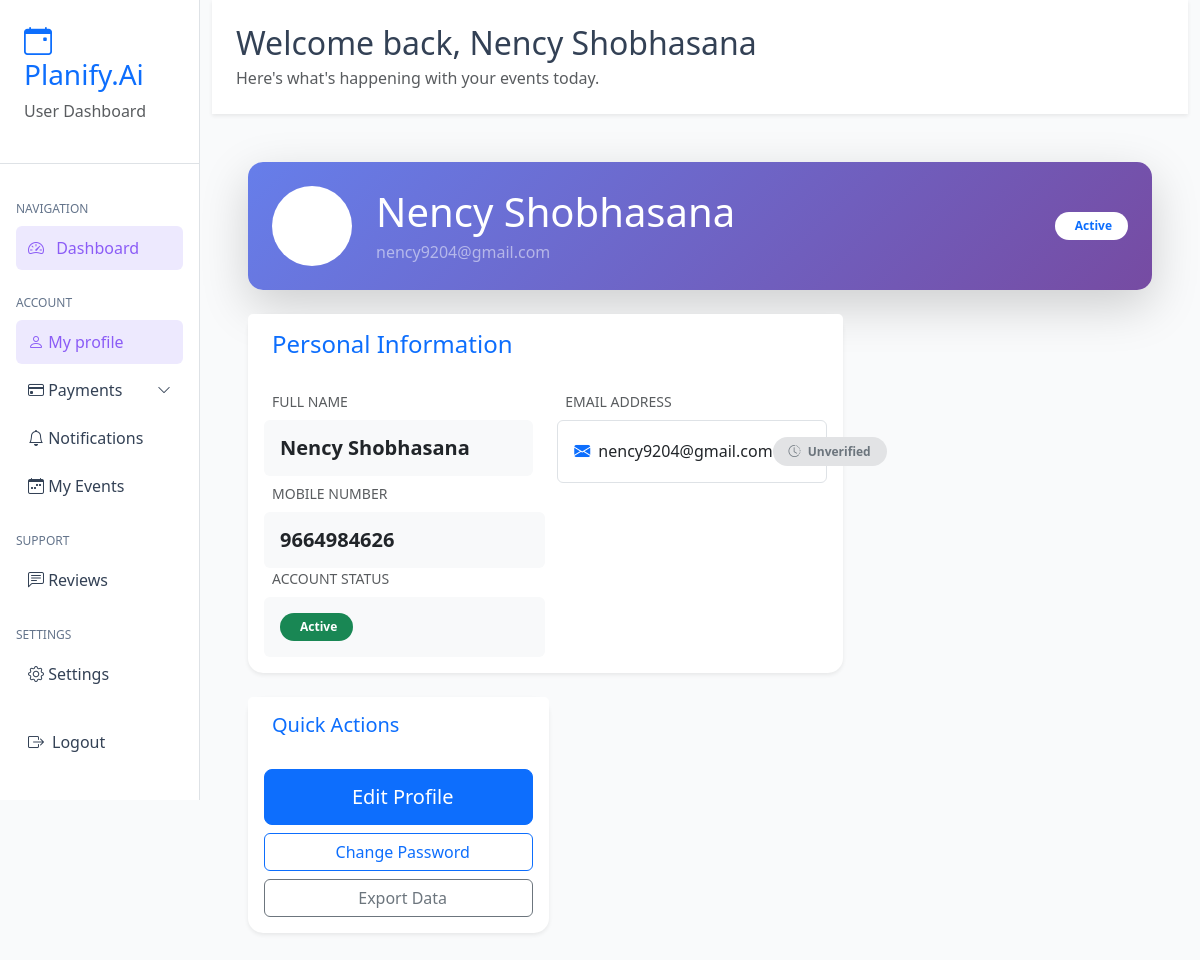
The page /user/details/ (signed in) on the database its author committed.
### account/models.py (models this page shows, shortened)
class User(models.Model):
    fullname = models.CharField(max_length=255)
    email = models.EmailField(unique=True)
    mobile = models.CharField(max_length=15, unique=True, null=True, blank=True)
    password = models.CharField(max_length=255, blank=True, null=True)
    is_active = models.BooleanField(default=False)   # ✅ added
    email_verified = models.BooleanField(default=False)
    role = models.ForeignKey(Role, on_delete=models.CASCADE)
    created_at = models.DateTimeField(auto_now_add=True)
    updated_at = models.DateTimeField(auto_now=True)

### user/views.py (the view)
# urls.py: path('details/', views.user_details, name='user_details'),
def user_details(request):
    user_id = request.session.get('user_id')
    if not user_id:
        return redirect('/login/')
    try:
        user = User.objects.get(id=user_id)
    except User.DoesNotExist:
        request.session.flush()
        return redirect('/login/')
    return render(request, 'user/user_details.html', {'user': user})

### event/context_processors.py (called while the page is built)
def global_app_info(request):
    return {
        'APP_NAME': 'Planify.Ai',
        'APP_LOGO_TEXT': 'PA',                 # Text logo (initials)
        'APP_LOGO_IMAGE': '/static/images/LOGO.png',   # Image logo (inside static/)
    }

### template/user/user_details.html (shortened to what this page needs)
{% extends 'user/base.html' %}
{% block content %}
<div class="container mt-4">
    <div class="row mb-4">
        <div class="col-12">
            <div class="card bg-gradient-primary border-0 shadow-lg overflow-hidden">
                <div class="card-body p-4">
                    <div class="d-flex align-items-center">
                        <div class="flex-shrink-0">
                            <div class="avatar-circle-lg bg-white text-primary d-flex align-items-center justify-content-center">
                            </div>
                        </div>
                        <div class="flex-grow-1 ms-4">
                            <h1 class="text-white mb-1">{{ user.fullname }}</h1>
                            <p class="text-white-50 mb-0">{{ user.email }}</p>
                        </div>
                        <div class="flex-shrink-0">
                            <span class="badge bg-white text-primary px-3 py-2 rounded-pill">
                                {% if user.is_active %}Active{% else %}Inactive{% endif %}
                            </span>
                        </div>
                    </div>
                </div>
            </div>
        </div>
    </div>
    <div class="row">
        <div class="col-lg-8">
            <div class="card shadow-sm border-0 mb-4">
                <div class="card-header bg-white border-0 py-3">
                    <h4 class="mb-0 text-primary">
                        Personal Information
                    </h4>
                </div>
                <div class="card-body">
                    <div class="row g-4">
                        <div class="col-md-6">
                            <div class="info-item">
                                <div class="d-flex align-items-center mb-2">
                                    <small class="text-muted">FULL NAME</small>
                                </div>
                                <div class="p-3 bg-light rounded">
                                    <h5 class="mb-0 fw-semibold">{{ user.fullname }}</h5>
                                </div>
                            </div>
                        </div>
                        <div class="col-md-6">
                            <div class="info-item">
                                <div class="d-flex align-items-center mb-2">
                                    <small class="text-muted">EMAIL ADDRESS</small>
                                </div>
                                <div class="p-3 border rounded bg-white d-flex align-items-center justify-content-between">
                                    <div class="d-flex align-items-center gap-2">
                                        <i class="bi bi-envelope-fill text-primary"></i>
                                        <span class="fw-medium text-dark">{{ user.email }}</span>
                                    </div>
                                    {% if user.email_verified %}
                                        <span class="badge bg-success-subtle text-success px-3 py-2 rounded-pill">
                                            <i class="bi bi-patch-check-fill me-1"></i> Verified
                                        </span>
                                    {% else %}
                                        <span class="badge bg-secondary-subtle text-secondary px-3 py-2 rounded-pill">
                                            <i class="bi bi-clock-history me-1"></i> Unverified
                                        </span>
                                    {% endif %}
                                </div>
                            </div>
                        </div>
                        </div>
                        <div class="col-md-6">
                            <div class="info-item">
                                <div class="d-flex align-items-center mb-2">
                                    <small class="text-muted">MOBILE NUMBER</small>
                                </div>
                                <div class="p-3 bg-light rounded">
                                    <h5 class="mb-0 fw-semibold">
                                        {% if user.mobile %}
                                            {{ user.mobile }}
                                        {% else %}
                                            <span class="text-muted">Not provided</span>
                                        {% endif %}
                                    </h5>
                                </div>
                            </div>
                        </div>
                        <div class="col-md-6">
                            <div class="info-item">
                                <div class="d-flex align-items-center mb-2">
                                    <small class="text-muted">ACCOUNT STATUS</small>
                                </div>
                                <div class="p-3 bg-light rounded">
                                    {% if user.is_active %}
                                        <span class="badge bg-success px-3 py-2 rounded-pill">
                                             Active
                                        </span>
                                    {% else %}
                                        <span class="badge bg-danger px-3 py-2 rounded-pill">
                                            <i class="fas fa-times-circle me-1"></i> Inactive
                                        </span>
                                    {% endif %}
                                </div>
                            </div>
                        </div>
                    </div>
                </div>
            </div>
        </div>
        <div class="col-lg-4">
            <div class="card shadow-sm border-0 mb-4">
                <div class="card-header bg-white border-0 py-3">
                    <h5 class="mb-0 text-primary">
                        Quick Actions
                    </h5>
                </div>
                <div class="card-body">
                    <div class="d-grid gap-2">
                        <a href="{% url 'user:edit_profile' %}" class="btn btn-primary btn-lg">
                            Edit Profile
                        </a>
                        <a href="%" class="btn btn-outline-primary">
                            Change Password
                        </a>
                        <a href="#" class="btn btn-outline-secondary">
                            Export Data
                        </a>
                    </div>
                </div>
            </div>
        </div>
    </div>
</div>
{% endblock %}

### template/user/include/header.html
<div class="dashboard-header bg-white p-4 shadow-sm">
    <h2 class="mb-1">Welcome back, {{ user.fullname }}</h2>
    <p class="text-muted mb-0">
        Here's what's happening with your events today.
    </p>
</div>

### template/user/base.html (style rules this page uses)
:root { --primary-color: #8b5cf6; --primary-light: #ede9fe; --secondary-color: #10b981; --border-color: #e2e8f0; --text-color: #334155; --text-light: #64748b; }
body { background-color: #f9fafb; font-family: 'Segoe UI', system-ui; color: var(--text-color); }

### template/user/user_details.html (style rules this page uses)
.avatar-circle-lg { width: 80px; height: 80px; border-radius: 50%; font-size: 2rem; }
.bg-gradient-primary { background: linear-gradient(135deg, #667eea 0%, #764ba2 100%); }
.bg-light { transition: all 0.3s ease; }
.card { border-radius: 15px; }
.btn-lg { padding: 0.75rem 1.5rem; }

### rows shown on the page
User: fullname "Nency Shobhasana", email "nency9204@gmail.com", mobile "9664984626"

### other values the page prints
{{ APP_NAME }} "Planify.Ai"
